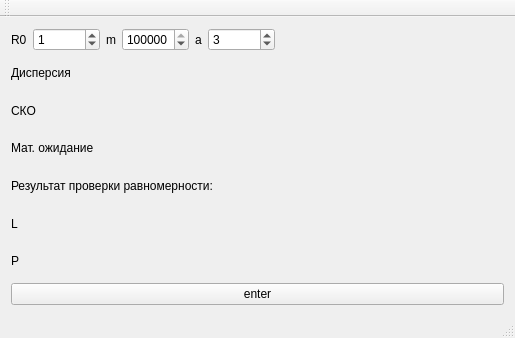
<?xml version="1.0" encoding="UTF-8"?>
<ui version="4.0">
 <class>MainWindow</class>
 <widget class="QMainWindow" name="MainWindow">
  <property name="geometry">
   <rect>
    <x>0</x>
    <y>0</y>
    <width>515</width>
    <height>338</height>
   </rect>
  </property>
  <property name="windowTitle">
   <string>MainWindow</string>
  </property>
  <widget class="QWidget" name="centralWidget">
   <layout class="QVBoxLayout" name="verticalLayout_2">
    <item>
     <layout class="QVBoxLayout" name="histogram"/>
    </item>
    <item>
     <layout class="QHBoxLayout" name="horizontalLayout_4">
      <item>
       <layout class="QHBoxLayout" name="horizontalLayout">
        <item>
         <widget class="QLabel" name="label">
          <property name="text">
           <string>R0</string>
          </property>
         </widget>
        </item>
        <item>
         <widget class="QSpinBox" name="r0_box">
          <property name="maximum">
           <number>2147483647</number>
          </property>
          <property name="value">
           <number>1</number>
          </property>
         </widget>
        </item>
       </layout>
      </item>
      <item>
       <layout class="QHBoxLayout" name="horizontalLayout_2">
        <item>
         <widget class="QLabel" name="label_2">
          <property name="text">
           <string>m</string>
          </property>
         </widget>
        </item>
        <item>
         <widget class="QSpinBox" name="m_box">
          <property name="minimum">
           <number>0</number>
          </property>
          <property name="maximum">
           <number>2147483647</number>
          </property>
          <property name="stepType">
           <enum>QAbstractSpinBox::AdaptiveDecimalStepType</enum>
          </property>
          <property name="value">
           <number>655777</number>
          </property>
         </widget>
        </item>
       </layout>
      </item>
      <item>
       <layout class="QHBoxLayout" name="horizontalLayout_3">
        <item>
         <widget class="QLabel" name="label_3">
          <property name="text">
           <string>a</string>
          </property>
         </widget>
        </item>
        <item>
         <widget class="QSpinBox" name="a_box">
          <property name="maximum">
           <number>2147483647</number>
          </property>
          <property name="value">
           <number>3</number>
          </property>
         </widget>
        </item>
       </layout>
      </item>
      <item>
       <spacer name="horizontalSpacer">
        <property name="orientation">
         <enum>Qt::Horizontal</enum>
        </property>
        <property name="sizeHint" stdset="0">
         <size>
          <width>40</width>
          <height>20</height>
         </size>
        </property>
       </spacer>
      </item>
     </layout>
    </item>
    <item>
     <layout class="QVBoxLayout" name="verticalLayout">
      <item>
       <widget class="QLabel" name="dispersion">
        <property name="text">
         <string>Дисперсия</string>
        </property>
       </widget>
      </item>
      <item>
       <widget class="QLabel" name="sd">
        <property name="text">
         <string>СКО</string>
        </property>
       </widget>
      </item>
      <item>
       <widget class="QLabel" name="expected">
        <property name="text">
         <string>Мат. ожидание</string>
        </property>
       </widget>
      </item>
      <item>
       <widget class="QLabel" name="check_equability">
        <property name="text">
         <string>Результат проверки равномерности:</string>
        </property>
       </widget>
      </item>
      <item>
       <widget class="QLabel" name="lenght">
        <property name="text">
         <string>L</string>
        </property>
       </widget>
      </item>
      <item>
       <widget class="QLabel" name="period">
        <property name="text">
         <string>P</string>
        </property>
       </widget>
      </item>
     </layout>
    </item>
    <item>
     <widget class="QPushButton" name="enter">
      <property name="text">
       <string>enter</string>
      </property>
     </widget>
    </item>
   </layout>
  </widget>
  <widget class="QMenuBar" name="menuBar">
   <property name="geometry">
    <rect>
     <x>0</x>
     <y>0</y>
     <width>515</width>
     <height>21</height>
    </rect>
   </property>
  </widget>
  <widget class="QToolBar" name="mainToolBar">
   <attribute name="toolBarArea">
    <enum>TopToolBarArea</enum>
   </attribute>
   <attribute name="toolBarBreak">
    <bool>false</bool>
   </attribute>
  </widget>
  <widget class="QStatusBar" name="statusBar"/>
 </widget>
 <layoutdefault spacing="6" margin="11"/>
 <resources/>
 <connections/>
</ui>
